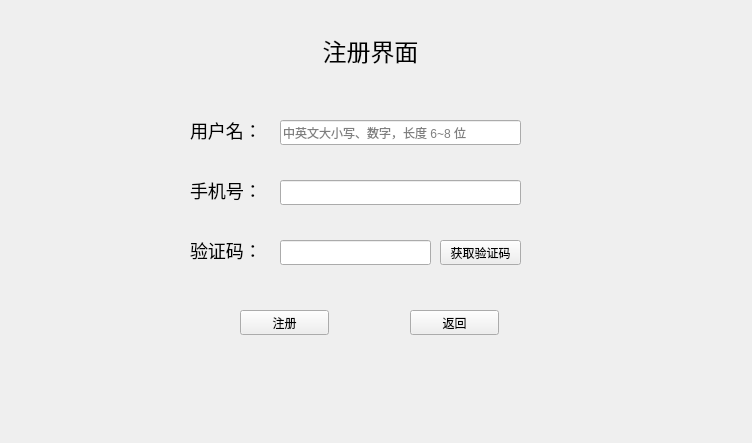
<?xml version="1.0" encoding="UTF-8"?>
<ui version="4.0">
 <class>ReginWidget</class>
 <widget class="QWidget" name="ReginWidget">
  <property name="geometry">
   <rect>
    <x>0</x>
    <y>0</y>
    <width>752</width>
    <height>443</height>
   </rect>
  </property>
  <property name="windowTitle">
   <string>注册界面</string>
  </property>
  <widget class="QLabel" name="title">
   <property name="geometry">
    <rect>
     <x>310</x>
     <y>30</y>
     <width>121</width>
     <height>41</height>
    </rect>
   </property>
   <property name="styleSheet">
    <string notr="true">font-size:24px</string>
   </property>
   <property name="text">
    <string>注册界面</string>
   </property>
   <property name="alignment">
    <set>Qt::AlignCenter</set>
   </property>
  </widget>
  <widget class="QLabel" name="phoneLabel">
   <property name="geometry">
    <rect>
     <x>190</x>
     <y>180</y>
     <width>81</width>
     <height>21</height>
    </rect>
   </property>
   <property name="styleSheet">
    <string notr="true">font-size:18px</string>
   </property>
   <property name="text">
    <string>手机号：</string>
   </property>
  </widget>
  <widget class="QLabel" name="testLabel">
   <property name="geometry">
    <rect>
     <x>190</x>
     <y>240</y>
     <width>81</width>
     <height>21</height>
    </rect>
   </property>
   <property name="styleSheet">
    <string notr="true">font-size:18px</string>
   </property>
   <property name="text">
    <string>验证码：</string>
   </property>
  </widget>
  <widget class="QLineEdit" name="phoneEdit">
   <property name="geometry">
    <rect>
     <x>280</x>
     <y>180</y>
     <width>241</width>
     <height>25</height>
    </rect>
   </property>
  </widget>
  <widget class="QLineEdit" name="testEdit">
   <property name="geometry">
    <rect>
     <x>280</x>
     <y>240</y>
     <width>151</width>
     <height>25</height>
    </rect>
   </property>
  </widget>
  <widget class="QPushButton" name="testBtn">
   <property name="geometry">
    <rect>
     <x>440</x>
     <y>240</y>
     <width>81</width>
     <height>25</height>
    </rect>
   </property>
   <property name="text">
    <string>获取验证码</string>
   </property>
  </widget>
  <widget class="QPushButton" name="reginBtn">
   <property name="geometry">
    <rect>
     <x>240</x>
     <y>310</y>
     <width>89</width>
     <height>25</height>
    </rect>
   </property>
   <property name="text">
    <string>注册</string>
   </property>
  </widget>
  <widget class="QPushButton" name="backBtn">
   <property name="geometry">
    <rect>
     <x>410</x>
     <y>310</y>
     <width>89</width>
     <height>25</height>
    </rect>
   </property>
   <property name="text">
    <string>返回</string>
   </property>
  </widget>
  <widget class="QLabel" name="userNameLabel">
   <property name="geometry">
    <rect>
     <x>190</x>
     <y>120</y>
     <width>81</width>
     <height>21</height>
    </rect>
   </property>
   <property name="styleSheet">
    <string notr="true">font-size:18px</string>
   </property>
   <property name="text">
    <string>用户名：</string>
   </property>
  </widget>
  <widget class="QLineEdit" name="userNameEdit">
   <property name="geometry">
    <rect>
     <x>280</x>
     <y>120</y>
     <width>241</width>
     <height>25</height>
    </rect>
   </property>
   <property name="placeholderText">
    <string>中英文大小写、数字，长度 6~8 位</string>
   </property>
  </widget>
 </widget>
 <resources/>
 <connections/>
</ui>
